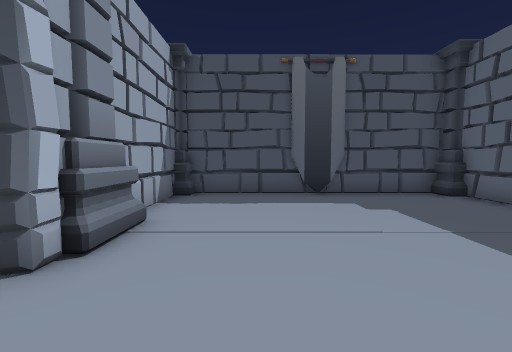
View 1 (above)

19 first-person views from a walk through a Unity game level. The camera is 1.2 m above the floor, tilts 4° down and sees 90° across. Doors are open. The floor is counted in squares, 1 m on a side. Each view is taken from the middle of a square. On the plan, view 1 faces up. The plan holds only what a view shows up to about 12 squares ahead; the rest is blank. The place goes on beyond the plan. The player character is not drawn. Some animated figures are left out.

View 2
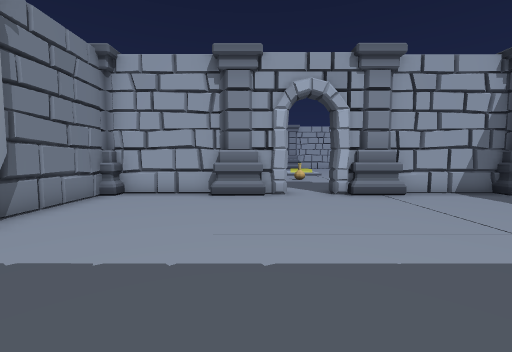

View 3
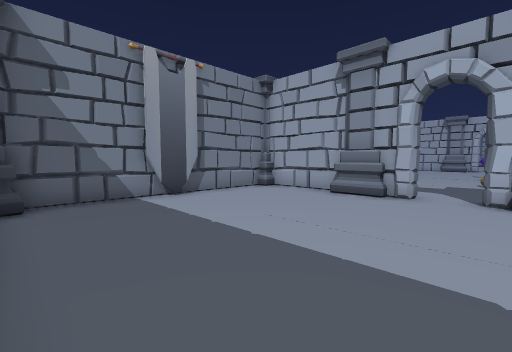

View 4
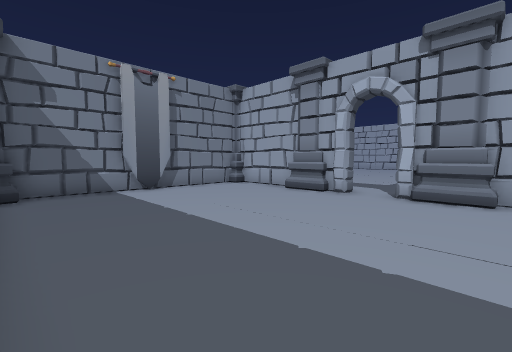

View 5
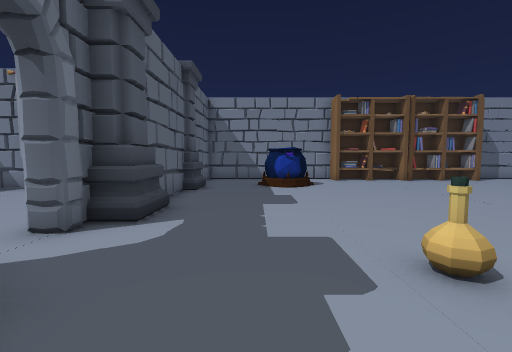

View 6
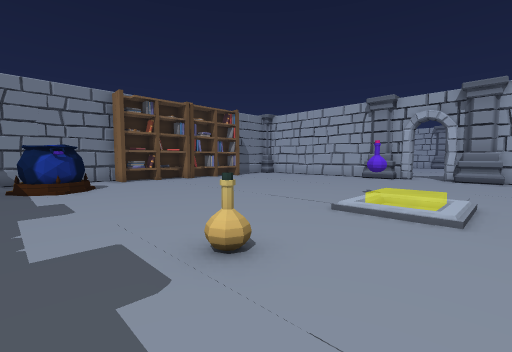

View 7
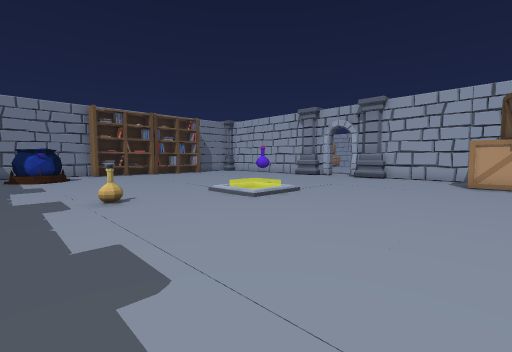

View 8
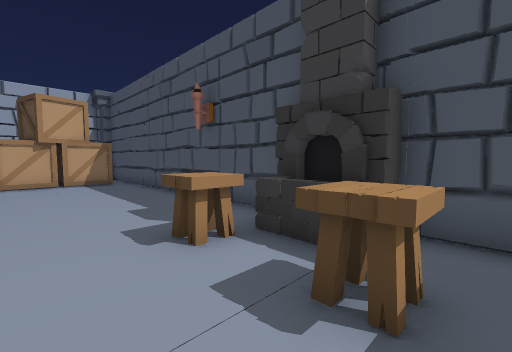

View 9
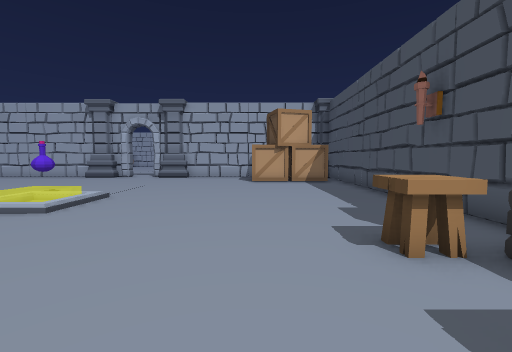

View 10
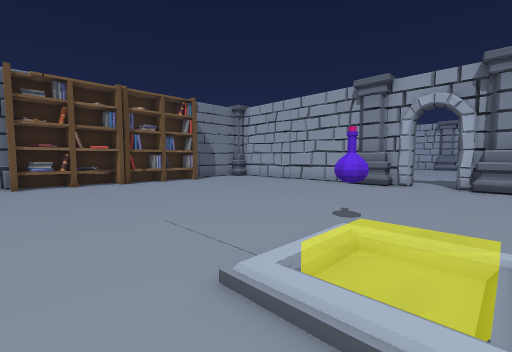

View 11
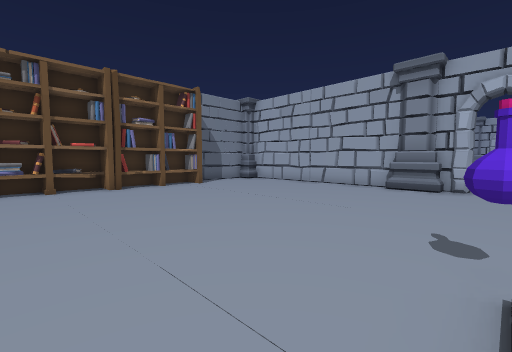

View 12
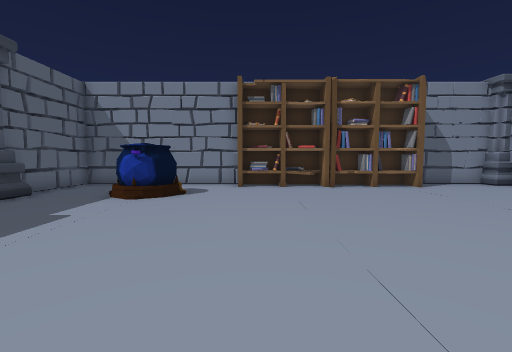

View 13
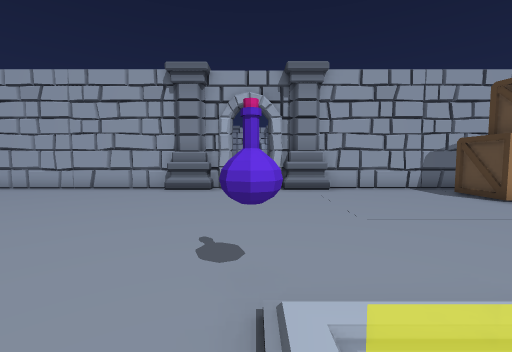

View 14
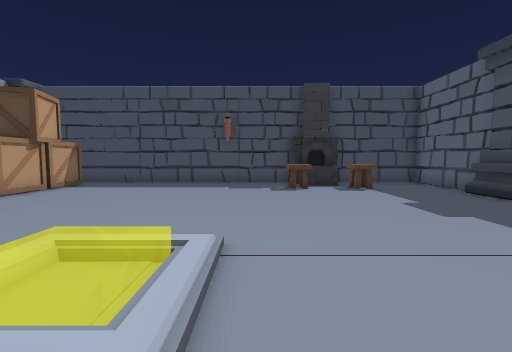

View 15
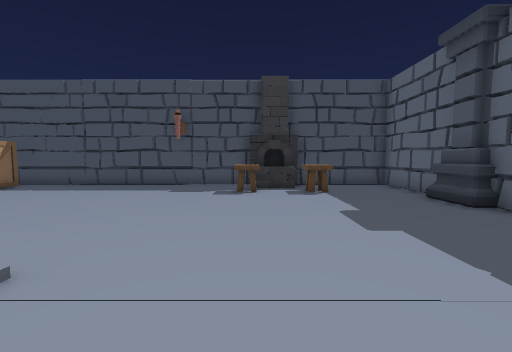

View 16
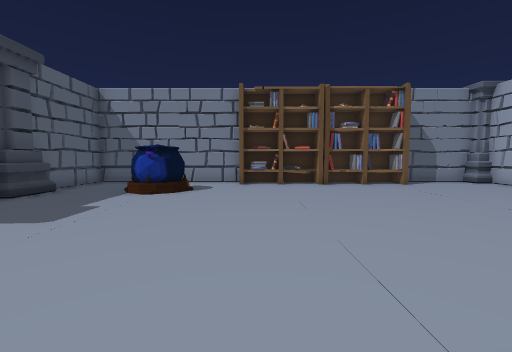

View 17
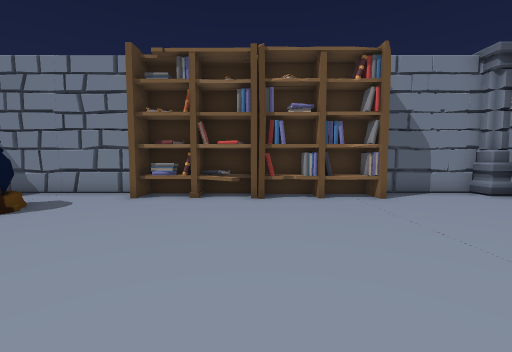

View 18
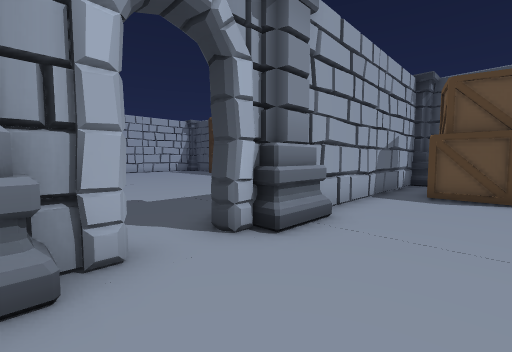

View 19
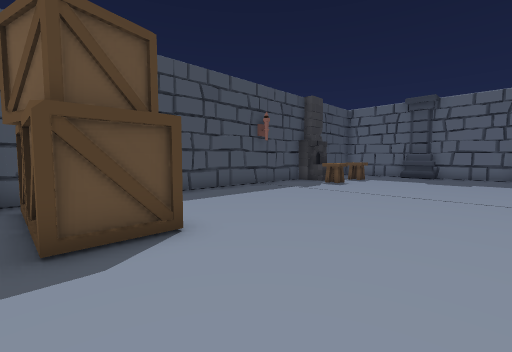

### Floor plan
Key: @ floor where view 1 was taken; # wall or solid block; . floor; D open door; C column; F flag; B box; K books; O other object.
Columns run from 22 left of view 1 to 6 right of it. Each row starts with its distance up from view 1.
 14  #  ################
 13 ##BB.........OOO...#
 12 #BBB.........OOO...#
 11 #BBB........OO.O...#
 10 #BBB...............##
  9 #BBB..............CC####F####
  8 #..................#........C
  7 #..................#.........
  6 #................. #.........
  5 #................. #.........
  4 C.................CCC.......
  3 #........O........C#DD.......
  2 .......OO...........D........
  1 #..................##........
  0 C.................CCC.@......
 -1 #.................C#C........
 -2 #..................#.........
 -3 #..................#.........
 -4 #..................#........C
 -5 #.................CC####F###C
 -6 #.............OO..C##       C
 -7 #.............OO...#
 -8 #..................#
 -9 C...KKKKKKKKK......#
-10 ####################

Positions as (right, up) in squares from view 1, and headings:
1: (0, 0), facing up
2: (6, 0), facing left
3: (6, 3), facing down-left
4: (6, 5), facing down-left
5: (-6, 5), facing down
6: (-6, 5), facing down-left
7: (-6, 10), facing down-left
8: (-6, 9), facing up-left
9: (-6, 9), facing left
10: (-10, 4), facing down-left
11: (-11, 2), facing down-left
12: (-11, 2), facing down
13: (-12, 2), facing left
14: (-11, 1), facing up
15: (-9, 2), facing up
16: (-11, 3), facing down
17: (-14, -1), facing down
18: (-19, 0), facing up-left
19: (-21, 5), facing up-right
